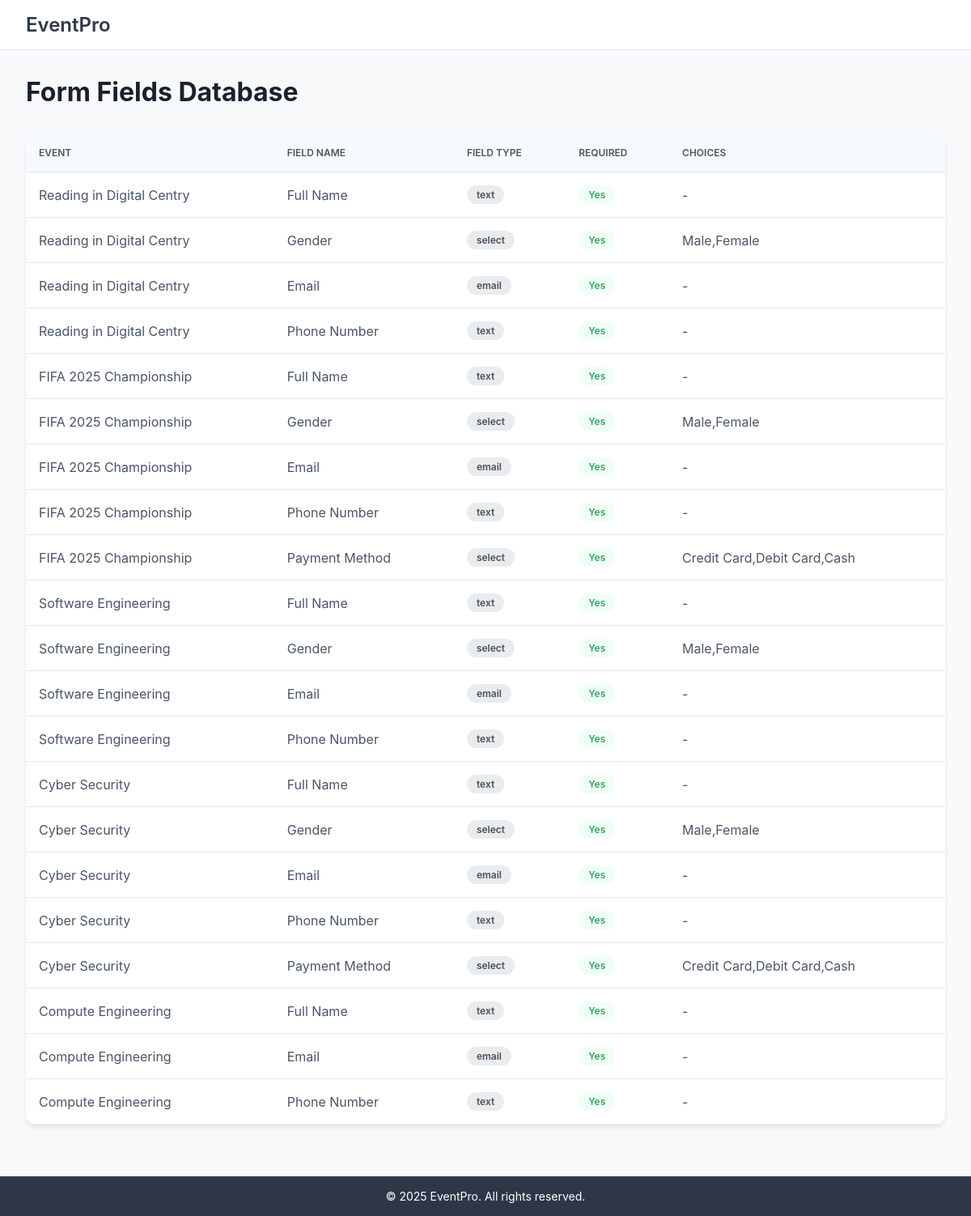
Screenshot of /database/Form-FieldsTable/ with the database file from the repository.
### User_app/models.py (models this page shows, shortened)
class EventFormField(models.Model):
    FIELD_TYPES = [
        ('text', 'Text Input'),
        ('email', 'Email'),
        ('number', 'Number'),
        ('select', 'Dropdown'),
        ('date', 'Date'),
        ('time', 'Time'),
    ]
    event = models.ForeignKey(Event, on_delete=models.CASCADE, related_name='form_fields')
    field_name = models.CharField(max_length=100)
    field_type = models.CharField(max_length=20, choices=FIELD_TYPES)
    is_required = models.BooleanField(default=True)
    choices = models.TextField(blank=True, null=True, help_text="Comma-separated choices for dropdown")

class Event(models.Model):
    EventID = models.AutoField(primary_key=True)
    EventType = models.CharField(max_length=50)
    EventTitle = models.CharField(max_length=70)
    EventDescription = models.TextField()
    EventDate = models.DateField()
    EventTime = models.TimeField()
    EventCost = models.CharField(max_length=20, default='Free')
    EventLocation = models.CharField(max_length=70)
    EventCapacity = models.PositiveIntegerField(null=True, blank=True)
    current_participants = models.PositiveIntegerField(default=0)
    form_configured = models.BooleanField(default=False)

### User_app/views.py (the view)
# urls.py: path('database/Form-FieldsTable/', EventFormFieldListView.as_view(), name='form_field_database'),
class EventFormFieldListView(ListView):
    model = EventFormField
    template_name = 'Database_Pages/form_field_database.html'
    context_object_name = 'form_fields'
    def get_context_data(self, **kwargs):
        context = super().get_context_data(**kwargs)
        context['title'] = 'Event Form Fields Database'
        return context

### User_app/templates/Database_Pages/form_field_database.html (shortened to what this page needs)
<!DOCTYPE html>
<html lang="en">
<head>
</head>
<body>
    <header class="header">
        <div class="logo">EventPro</div>
    </header>
    <div class="dashboard-container">
        <h2 class="page-title">Form Fields Database</h2>
        <div class="table-container">
            <table class="form-field-table">
                <thead>
                    <tr>
                        <th>Event</th>
                        <th>Field Name</th>
                        <th>Field Type</th>
                        <th>Required</th>
                        <th>Choices</th>
                    </tr>
                </thead>
                <tbody>
                    {% for field in form_fields %}
                    {% if field.event.form_configured %}
                    <tr>
                        <td>{{ field.event.EventTitle }}</td>
                        <td>{{ field.field_name }}</td>
                        <td><span class="badge field-type">{{ field.field_type }}</span></td>
                        <td>
                            <span class="badge {% if field.is_required %}required-yes{% else %}required-no{% endif %}">
                                {{ field.is_required|yesno:"Yes,No" }}
                            </span>
                        </td>
                        <td>{{ field.choices|default:"-" }}</td>
                    </tr>
                    {% endif %}
                    {% endfor %}
                </tbody>
            </table>
        </div>
    </div>
    <footer class="footer">
        <div class="footer-content">© 2025 EventPro. All rights reserved.</div>
    </footer>
</body>
</html>

### User_app/templates/Database_Pages/form_field_database.html (style rules this page uses)
* { margin: 0; padding: 0; box-sizing: border-box; }
body { min-height: 100vh; display: flex; flex-direction: column; font-family: -apple-system, BlinkMacSystemFont, 'Segoe UI', Roboto, sans-serif; background-color: #f8f9fa; }
.header { background: white; padding: 1rem 2rem; border-bottom: 1px solid #e2e8f0; }
.logo { color: #2d3748; font-size: 1.5rem; font-weight: 600; }
.dashboard-container { flex: 1; padding: 2rem; margin-bottom: 2rem; }
.page-title { font-size: 2rem; font-weight: 700; color: #1a202c; margin-bottom: 2rem; }
.table-container { background: white; border-radius: 0.75rem; box-shadow: 0 4px 6px -1px rgba(0,0,0,0.1); overflow: hidden; }
.form-field-table { width: 100%; border-collapse: collapse; }
.form-field-table th { background: #f7fafc; padding: 1rem; text-align: left; font-size: 0.75rem; font-weight: 600; text-transform: uppercase; color: #4a5568; border-bottom: 1px solid #e2e8f0; }
.form-field-table td { padding: 1rem; color: #4a5568; border-bottom: 1px solid #e2e8f0; vertical-align: middle; }
.badge { padding: 0.25rem 0.75rem; border-radius: 9999px; font-size: 0.75rem; font-weight: 600; display: inline-block; }
.required-yes { background: #f0fff4; color: #38a169; }
.field-type { background: #e9ecef; color: #495057; }
.footer { background-color: #2d3748; color: white; text-align: center; padding: 1rem; margin-top: auto; }
.footer-content { font-size: 0.875rem; }

### rows the page displays
EventFormField: event.EventTitle "Reading in Digital Centry", field_name "Full Name", field_type "text", is_required "Yes", choices "-"
EventFormField: event.EventTitle "Reading in Digital Centry", field_name "Gender", field_type "select", is_required "Yes", choices "Male,Female"
EventFormField: event.EventTitle "Reading in Digital Centry", field_name "Email", field_type "email", is_required "Yes", choices "-"
EventFormField: event.EventTitle "Reading in Digital Centry", field_name "Phone Number", field_type "text", is_required "Yes", choices "-"
EventFormField: event.EventTitle "FIFA 2025 Championship", field_name "Full Name", field_type "text", is_required "Yes", choices "-"
EventFormField: event.EventTitle "FIFA 2025 Championship", field_name "Gender", field_type "select", is_required "Yes", choices "Male,Female"
EventFormField: event.EventTitle "FIFA 2025 Championship", field_name "Email", field_type "email", is_required "Yes", choices "-"
EventFormField: event.EventTitle "FIFA 2025 Championship", field_name "Phone Number", field_type "text", is_required "Yes", choices "-"
EventFormField: event.EventTitle "FIFA 2025 Championship", field_name "Payment Method", field_type "select", is_required "Yes", choices "Credit Card,Debit Card,Cash"
EventFormField: event.EventTitle "Software Engineering", field_name "Full Name", field_type "text", is_required "Yes", choices "-"
EventFormField: event.EventTitle "Software Engineering", field_name "Gender", field_type "select", is_required "Yes", choices "Male,Female"
EventFormField: event.EventTitle "Software Engineering", field_name "Email", field_type "email", is_required "Yes", choices "-"
EventFormField: event.EventTitle "Software Engineering", field_name "Phone Number", field_type "text", is_required "Yes", choices "-"
EventFormField: event.EventTitle "Cyber Security", field_name "Full Name", field_type "text", is_required "Yes", choices "-"
EventFormField: event.EventTitle "Cyber Security", field_name "Gender", field_type "select", is_required "Yes", choices "Male,Female"
EventFormField: event.EventTitle "Cyber Security", field_name "Email", field_type "email", is_required "Yes", choices "-"
EventFormField: event.EventTitle "Cyber Security", field_name "Phone Number", field_type "text", is_required "Yes", choices "-"
EventFormField: event.EventTitle "Cyber Security", field_name "Payment Method", field_type "select", is_required "Yes", choices "Credit Card,Debit Card,Cash"
EventFormField: event.EventTitle "Compute Engineering", field_name "Full Name", field_type "text", is_required "Yes", choices "-"
EventFormField: event.EventTitle "Compute Engineering", field_name "Email", field_type "email", is_required "Yes", choices "-"
EventFormField: event.EventTitle "Compute Engineering", field_name "Phone Number", field_type "text", is_required "Yes", choices "-"
